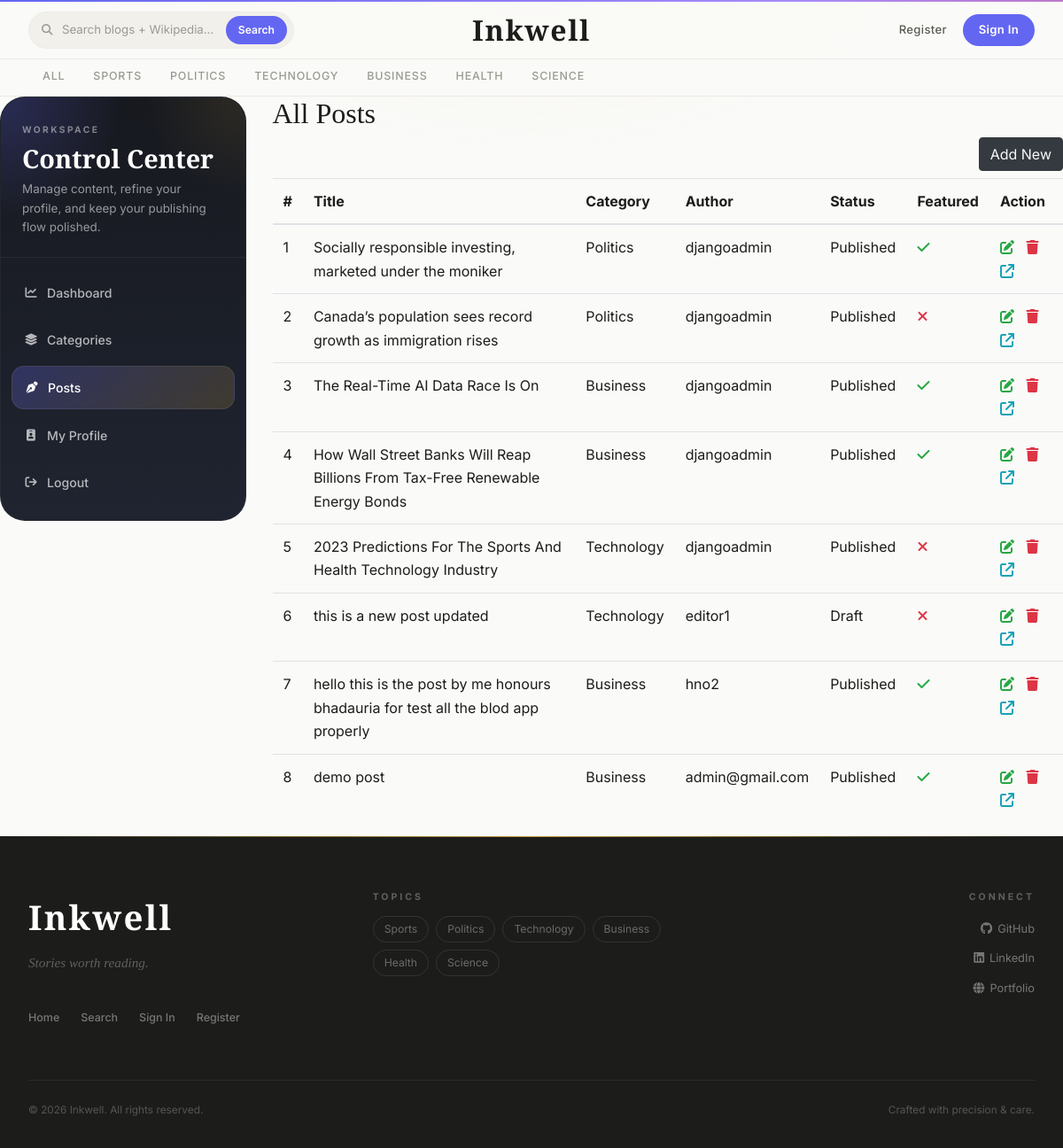
The app's page /dashboard/posts/ with its own data.
### blogs/models.py (models this page shows, shortened)
class Category(models.Model):
    category_name = models.CharField(max_length=50, unique=True)
    created_at = models.DateTimeField(auto_now_add=True)
    updated_at = models.DateTimeField(auto_now=True)
    class Meta:
        verbose_name_plural = 'categories'
    def __str__(self):
        return self.category_name

class Blog(models.Model):
    title = models.CharField(max_length=100)
    slug = models.SlugField(max_length=150, unique=True, blank=True)
    category = models.ForeignKey(Category, on_delete=models.CASCADE)
    author = models.ForeignKey(User, on_delete=models.CASCADE)
    featured_image = models.ImageField(upload_to='uploads/%Y/%m/%d')
    short_description = models.TextField(max_length=500)
    blog_body = models.TextField(max_length=50000)
    status = models.CharField(max_length=20, choices=STATUS_CHOICES, default="Draft")
    is_featured = models.BooleanField(default=False)
    created_at = models.DateTimeField(auto_now_add=True)
    updated_at = models.DateTimeField(auto_now=True)

### assignments/models.py (models this page shows, shortened)
class SocialLink(models.Model):
    platform = models.CharField(max_length=25)
    link = models.URLField(max_length=100)
    created_at = models.DateTimeField(auto_now_add=True)
    updated_at = models.DateTimeField(auto_now=True)

### dashboards/views.py (the view)
# urls.py: path('posts/', views.posts, name='posts'),
def posts(request):
    posts = Blog.objects.all()
    context = {
        'posts': posts,
    }
    return render(request, 'dashboard/posts.html', context)

### blogs/context_processors.py (called while the page is built)
def get_categories(request):
    categories = Category.objects.all()
    return dict(categories=categories)

def get_social_links(request):
    social_links = SocialLink.objects.all()
    return dict(social_links=social_links)

### templates/dashboard/posts.html (shortened to what this page needs)
{% extends 'base.html' %}
{% block content %}
<div class="row">
  {% include 'dashboard/sidebar.html' %}
  <div class="col-md-9">
    <h2>All Posts</h2>
    <a href="{% url 'add_post' %}" class="btn btn-dark text-light float-right mb-2">Add New</a>
    <table class="table table-hover">
      <thead>
        <tr>
          <th>#</th>
          <th>Title</th>
          <th>Category</th>
          <th>Author</th>
          <th>Status</th>
          <th>Featured</th>
          <th>Action</th>
        </tr>
      </thead>
      <tbody>
        {% for post in posts %}
        <tr>
          <td>{{ forloop.counter }}</td>
          <td>{{ post.title }}</td>
          <td>{{ post.category }}</td>
          <td>{{ post.author }}</td>
          <td>{{ post.status }}</td>
          <td>{% if post.is_featured %}<i class="fa fa-check text-success"></i>{% else %}<i
              class="fa fa-times text-danger"></i>{% endif %}</td>
          <td>
            <a href="{% url 'edit_post' post.id %}"><i class="fa fa-edit text-success"></i></a>
            <a href="{% url 'delete_post' post.id %}"><i class="fa fa-trash text-danger"></i></a>
            <a href="{% url 'export_to_medium' post.id %}" title="Export for Medium"><i
                class="fa fa-external-link text-info"></i></a>
          </td>
        </tr>
        {% endfor %}
      </tbody>
    </table>
  </div>
</div>
{% endblock %}

### templates/base.html (shortened to what this page needs)
{% load static %}
<!DOCTYPE html>
<html lang="en">
<head>
  <link href="https://getbootstrap.com/docs/4.0/dist/css/bootstrap.min.css" rel="stylesheet">
  <link href="{% static 'css/blog.css' %}" rel="stylesheet">
  <link rel="stylesheet" href="https://cdnjs.cloudflare.com/ajax/libs/font-awesome/6.4.0/css/all.min.css">
</head>
<body>
  <header class="blog-header" id="site-header">
    <div class="nav-inner">
      <div class="nav-left">
        <form action="{% url 'search' %}" method="GET" style="display:flex;">
          <div class="premium-search nav-search">
            <i class="fa-solid fa-magnifying-glass" style="color:var(--text-tertiary);font-size:0.78rem;"></i>&nbsp;
            <input type="text" name="keyword" value="{{ keyword }}" placeholder="Search blogs + Wikipedia…" autocomplete="off"/>
            <button type="submit">Search</button>
          </div>
        </form>
      </div>
      <a class="blog-header-logo" href="/">Inkwell</a>
      <div class="nav-right">
        {% if not user.is_authenticated %}
          <a class="nav-link-item" href="{% url 'register' %}">Register</a>
          <a class="nav-link-item btn-fill" href="{% url 'login' %}">Sign In</a>
        {% endif %}
      </div>
    </div>
  </header>
  <div class="nav-scroller">
    <nav class="nav d-flex">
      <a class="nav-category" href="/">All</a>
      {% for cat in categories %}
      <a class="nav-category" href="{% url 'posts_by_category' cat.id %}">{{ cat.category_name }}</a>
      {% endfor %}
    </nav>
  </div>
  <div class="page-content" id="page-content">
    {% block content %}{% endblock %}
  </div>
  {% block footer %}
  <footer class="blog-footer">
    <div class="container">
      <div class="row">
        <div class="col-lg-4 mb-4">
          <a href="/" class="footer-brand">Inkwell</a>
          <span class="footer-tagline">Stories worth reading.</span>
          <div class="footer-nav">
            <a href="/">Home</a>
            <a href="{% url 'search' %}">Search</a>
            {% if user.is_authenticated %}
            <a href="{% url 'dashboard' %}">Dashboard</a>
            {% else %}
            <a href="{% url 'login' %}">Sign In</a>
            <a href="{% url 'register' %}">Register</a>
            {% endif %}
          </div>
        </div>
        <div class="col-lg-4 mb-4">
          <p class="section-label" style="color:rgba(255,255,255,.3);margin-bottom:12px;">Topics</p>
          <div style="display:flex;flex-wrap:wrap;gap:8px;">
            {% for cat in categories %}
            <a href="{% url 'posts_by_category' cat.id %}"
              style="font-size:0.76rem;color:rgba(255,255,255,.35);padding:4px 12px;border:1px solid rgba(255,255,255,.1);border-radius:20px;transition:all .2s;"
              onmouseover="this.style.color='rgba(255,255,255,.8)';this.style.borderColor='rgba(255,255,255,.3)';"
              onmouseout="this.style.color='rgba(255,255,255,.35)';this.style.borderColor='rgba(255,255,255,.1)';">
              {{ cat.category_name }}
            </a>
            {% endfor %}
          </div>
        </div>
        <div class="col-lg-4 mb-4 text-lg-right">
          {% if social_links %}
          <p class="section-label" style="color:rgba(255,255,255,.3);margin-bottom:12px;">Connect</p>
          {% for link in social_links %}
          <a href="{{ link.link }}" target="_blank" rel="noopener"
            style="display:inline-flex;align-items:center;gap:6px;font-size:0.8rem;color:rgba(255,255,255,.4);margin-bottom:8px;transition:color .2s;"
            onmouseover="this.style.color='rgba(255,255,255,.8)';"
            onmouseout="this.style.color='rgba(255,255,255,.4)';">
            {% if link.platform == 'GitHub' %}<i class="fa-brands fa-github" style="font-size:0.85rem;"></i>
            {% elif link.platform == 'LinkedIn' %}<i class="fa-brands fa-linkedin" style="font-size:0.85rem;"></i>
            {% elif link.platform == 'Portfolio' or link.platform == 'Website' %}<i class="fa-solid fa-globe" style="font-size:0.8rem;"></i>
            {% elif link.platform == 'Twitter' or link.platform == 'X' %}<i class="fa-brands fa-x-twitter" style="font-size:0.8rem;"></i>
            {% elif link.platform == 'Facebook' %}<i class="fa-brands fa-facebook" style="font-size:0.85rem;"></i>
            {% elif link.platform == 'Instagram' %}<i class="fa-brands fa-instagram" style="font-size:0.85rem;"></i>
            {% else %}<i class="fa-solid fa-link" style="font-size:0.7rem;"></i>{% endif %}
            {{ link.platform }}
          </a><br>
          {% endfor %}
          {% endif %}
        </div>
      </div>
      <div class="footer-divider"></div>
      <div class="d-flex justify-content-between align-items-center flex-wrap" style="gap:12px;">
        <span class="footer-copy">© 2026 Inkwell. All rights reserved.</span>
        <span class="footer-copy">Crafted with precision &amp; care.</span>
      </div>
    </div>
  </footer>
  {% endblock %}
</body>
</html>

### records on screen
Category: category_name "SPORTS", category_name "Sports"
Category: category_name "POLITICS", category_name "Politics"
Category: category_name "TECHNOLOGY", category_name "Technology"
Category: category_name "BUSINESS", category_name "Business"
Category: category_name "HEALTH", category_name "Health"
Category: category_name "SCIENCE", category_name "Science"
Blog: title "Socially responsible investing, marketed under the moniker", category "Politics", author "djangoadmin", status "Published", is_featured True (drawn)
Blog: title "Canada’s population sees record growth as immigration rises", category "Politics", author "djangoadmin", status "Published", is_featured False (drawn)
Blog: title "The Real-Time AI Data Race Is On", category "Business", author "djangoadmin", status "Published", is_featured True (drawn)
Blog: title "How Wall Street Banks Will Reap Billions From Tax-Free Renewable Energy Bonds", category "Business", author "djangoadmin", status "Published", is_featured True (drawn)
Blog: title "2023 Predictions For The Sports And Health Technology Industry", category "Technology", author "djangoadmin", status "Published", is_featured False (drawn)
Blog: title "this is a new post updated", category "Technology", author "editor1", status "Draft", is_featured False (drawn)
Blog: title "hello this is the post by me honours bhadauria for test all the blod app properly", category "Business", author "hno2", status "Published", is_featured True (drawn)
Blog: title "demo post", category "Business", author "admin@gmail.com", status "Published", is_featured True (drawn)
SocialLink: platform "GitHub"
SocialLink: platform "LinkedIn"
SocialLink: platform "Portfolio"
